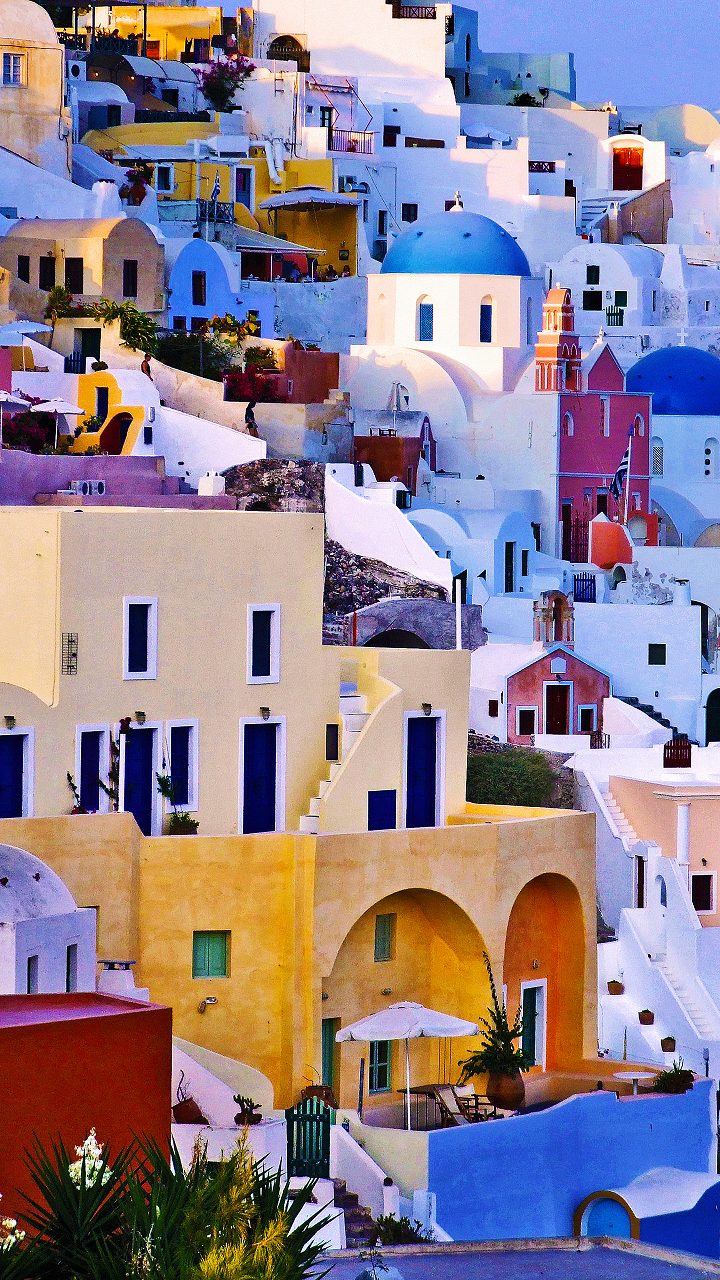
#> input picture images/colorful_houses_small.png, 720 x 1280 px; its folder holds 3 pictures in this run
$ python script_GWENN_images.py
#> lines starting #> are read from the running program, lines starting #| are printed output that depends on the picture; long printed decimals are rounded
### load_imgs.py
# -*- coding: utf-8 -*-
"""
Created on Thu Jul  1 16:58:32 2021

@author:    Claude Cariou - Univ Rennes/Enssat, CNRS-IETR/MULTIP - Lannion, France
            claude.cariou@univ-rennes1.fr
"""

import cv2
import os
import glob
import numpy as np

def load_imgs(img_dir):
#> called with img_dir = './images'
    data_path = os.path.join(img_dir,'*g')
    files = glob.glob(data_path)
    print(files)
    imgs = []
    for f1 in files:
        img = cv2.imread(f1)
#> img is the input picture: shape (1280, 720, 3); mean B, G, R 144.7, 129.2, 142.4
        print('Image: ',f1, 'Size:', np.shape(img))
#| Image:  ./images/colorful_houses_small.png Size: (1280, 720, 3)
        img = cv2.cvtColor(img,cv2.COLOR_BGR2RGB) #required to permute R & B
        imgs.append(img)
    imgs = np.array(imgs, dtype=object)
    return imgs

### script_GWENN_images.py
# -*- coding: utf-8 -*-
"""
(Weighted Mode) Graph WatershEd using Nearest Neighbors (GWENN)

GWENN is an unsupervised clustering algorithm based on nearest-neighbor (NN)
pointwise density estimation.

The only parameter of the method is the number of NNs K.
For high K, the number of clusters decreases.

Please cite:
    C. Cariou and K. Chehdi, "A new k-nearest neighbor density-based clustering
    method and its application to hyperspectral images," 2016 IEEE International
    Geoscience and Remote Sensing Symposium (IGARSS), 2016, pp. 6161-6164,
    https://doi.org/10.1109/IGARSS.2016.7730609

    Cariou, C.; Le Moan, S.; Chehdi, K. Improving K-Nearest Neighbor Approaches
    for Density-Based Pixel Clustering in Hyperspectral Remote Sensing Images.
    Remote Sens. 2020, 12, 3745. https://doi.org/10.3390/rs12223745

Created on Fri Jan 28 18:41:44 2022

@author:    Claude Cariou - Univ Rennes/Enssat, CNRS-IETR/MULTIP - Lannion, France
            claude.cariou@univ-rennes1.fr
"""

import numpy as np
from sklearn.neighbors import NearestNeighbors
from scipy import stats
from sklearn.utils.extmath import weighted_mode

import matplotlib.pyplot as plt
import load_imgs
import time

# Real images
impath = "./images"
im = load_imgs.load_imgs(impath)

# Choose here the image you wish to segment
im = im[1]

plt.close("all")

K = 100     #<<<<<<<<<<<<<<< change the number of nearest neighbors here

sizx, sizy, nbands = np.shape(im)
#> sizx = 144; sizy = 256; nbands = 3

N = sizx*sizy
#> N = 36864

plt.figure()
plt.imshow(np.uint8(im))
plt.title('Original image', fontdict=None, loc='center')

start_time = time.time()

# reshape image to data array
data = np.reshape(im,(N,nbands))

# get KNN distances and indices
nbrs = NearestNeighbors(n_neighbors=K, algorithm='ball_tree').fit(data)
dists, neigh = nbrs.kneighbors(data)

# estimate the inverse of the pointwise (local) density
invdens = np.sum(dists,axis=1) + 1e-16

# sort the density in descending order and get the coresponding indices
v = np.argsort(invdens)

# initialize the label array
labs = np.zeros(N, dtype=np.int32)
P = np.zeros(N, dtype=np.int32)

# set the point with highest density as the exemplar of the first cluster
labs[v[0]] = v[0]

# process the other data points in order of decreasing density
for k in range(1,N):
    P[v[k-1]] = 1;
    B = neigh[v[k]]
    temp = P[B]
    temp = B[temp==1]   # the set of current NNs which have been already processed

    if temp.any():      # if nonempty
        #idx = stats.mode(labs[temp])                   #initial GWENN (IGARSS paper)
        idx = weighted_mode(labs[temp],1./invdens[temp])    #WM-GWENN (better) (RS paper)
        labs[v[k]] = idx[0]
    else:               # if empty, create a new cluster with its exemplar
        labs[v[k]] = v[k]
#> this loop made 36863 passes
#> (temp, idx) on passes 1 to 9: ([2921], ([2921], [1e+16])), ([2921], ([2921], [1e+16])), ([2921], ([2921], [1e+16])), ([6409, 2921], ([2921], [2e+16])), ([6409, 423, 2921], ([2921], [3e+16])), ([422, 6409, 423, 2921], ([2921], [4e+16])), ([416, 422, 6409, 423, 2921], ([2921], [5e+16])), ([416, 422, 6409, 423, 415, 2921], ([2921], [6e+16])), ([416, 422, 6409, 423, 415, 414, 2921], ([2921], [7e+16]))
#> idx on passes 13 to 18: ([2921], [1.1e+17]), ([2921], [1.1e+17]), ([2921], [1.1e+17]), ([2921], [1.1e+17]), ([2921], [1.2e+17]), ([2921], [1.3e+17])

# get the final exemplars and their number
exemplars = np.unique(labs)
#> exemplars = 83 values from 851 to 36090
NC = len(exemplars)
#> NC = 83

print("Number of clusters = ", NC)
#| Number of clusters =  83

# display results
imexmplrs = data[np.uint32(labs)]//4
imexmplrs[exemplars] = np.array([255, 255, 255])
imexplrs = np.reshape(imexmplrs,(sizx, sizy, nbands))
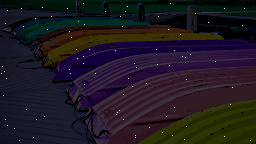
#> imexplrs: shape (144, 256, 3); mean of channels 0, 1, 2 34, 25.4, 31.6; drawn as B, G, R
plt.figure()
plt.imshow(np.uint8(imexplrs))
plt.title('Cluster exemplars', fontdict=None, loc='center')

imseg = np.reshape(data[np.uint32(labs)],(sizx, sizy, nbands))
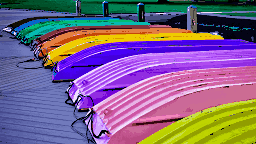
#> imseg: shape (144, 256, 3); mean of channels 0, 1, 2 135.2, 100.7, 125.9; drawn as B, G, R
plt.figure()
plt.imshow(np.uint8(imseg))
plt.title('Segmented image', fontdict=None, loc='center')

MSE = np.mean(np.square(imseg-im))
#> MSE = 48.93
PSNR = 10*np.log10(255**2/MSE)
#> PSNR = 31.24
print("MSE  = ", MSE)
#| MSE  =  48.927
print("PSNR = ", PSNR)
#| PSNR =  31.235

print("--- Elapsed: %s seconds ---" % (time.time() - start_time))
